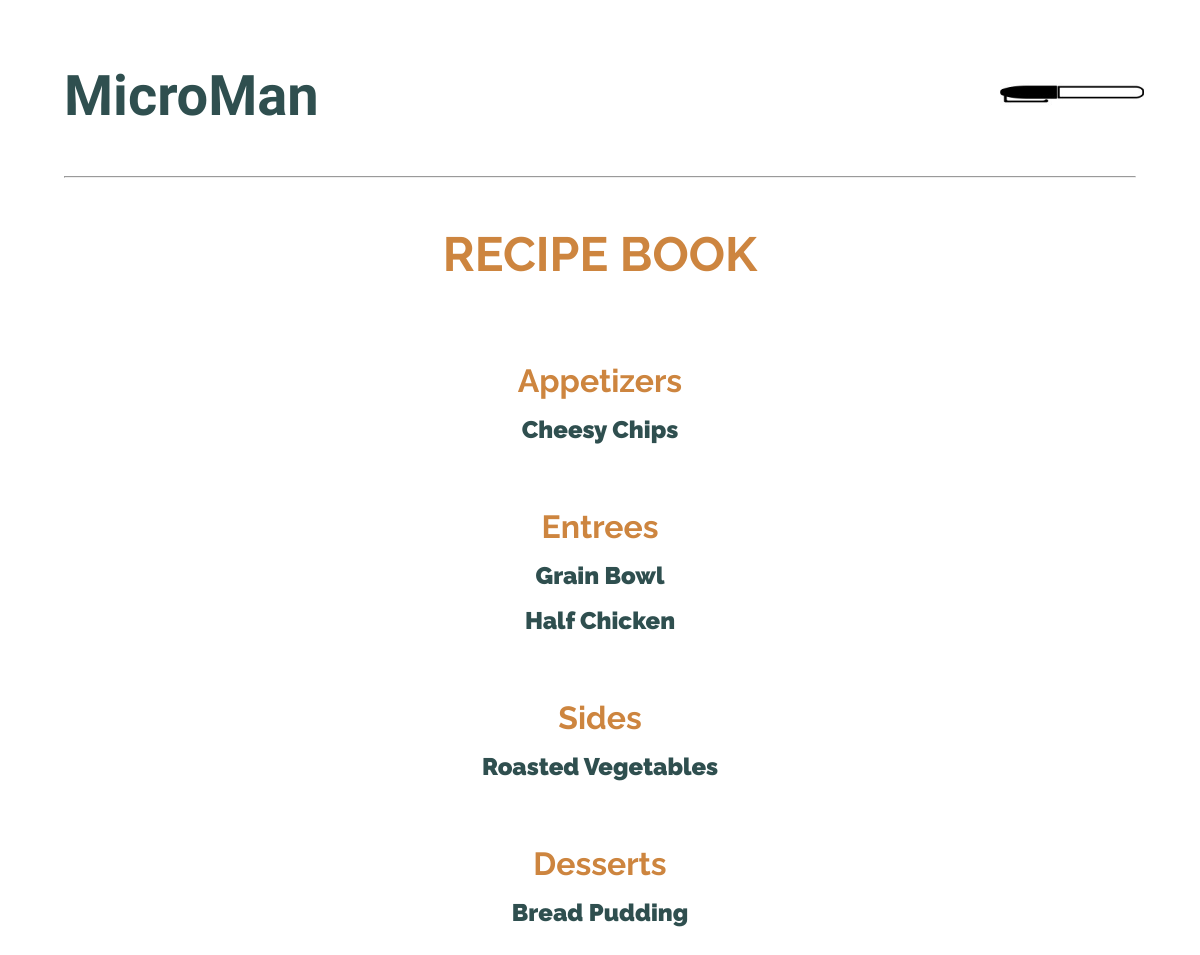
Page /recipes/ (signed in) on the earlier database version.
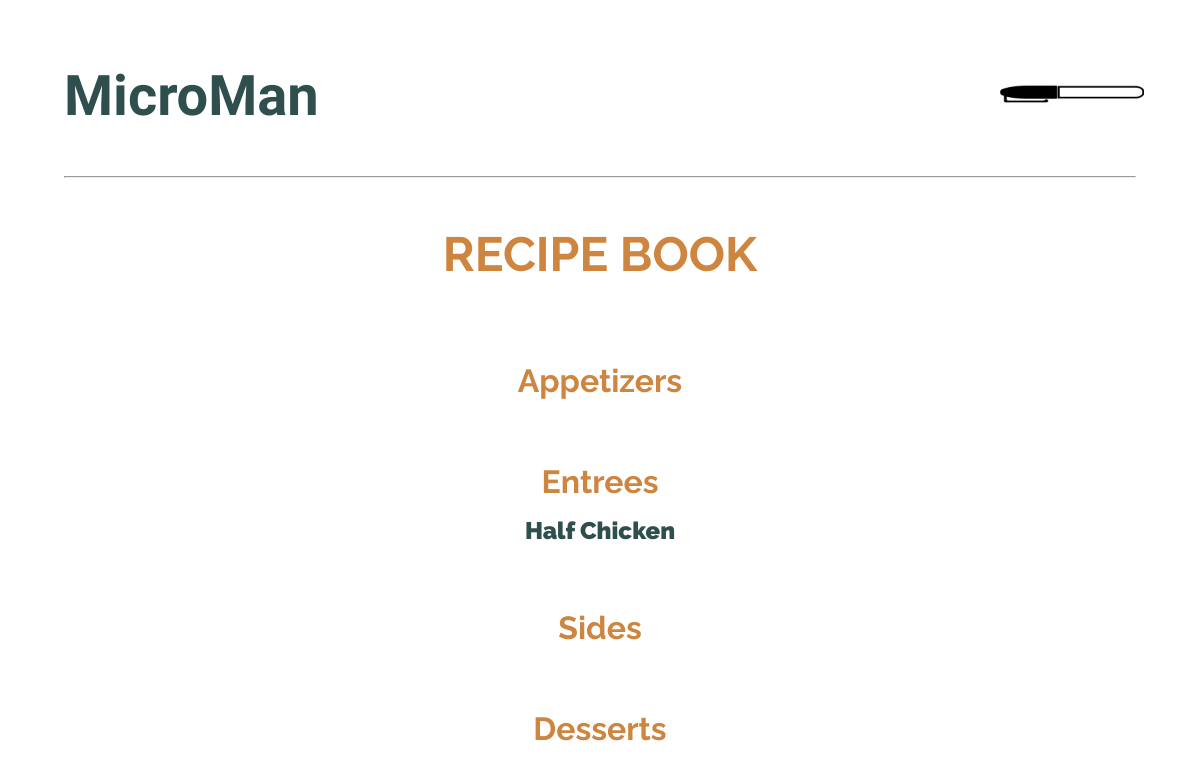
Same page on the later database version.
### base/models.py (models this page shows, shortened)
class Recipe(models.Model):
  user = models.ForeignKey(CustomUser, related_name='recipe', on_delete=models.CASCADE, null=True)
  menu_headings = (
    ('Appetizers', 'Appetizers'),
    ('Entrees', 'Entrees'),
    ('Sides', 'Sides'),
    ('Desserts', 'Desserts'),
  )
  heading = models.CharField(max_length=10, choices=menu_headings)
  dish = models.CharField(max_length=200)
  prep_tasks = models.ManyToManyField('Prep', through='RecipeTasks', blank=True)
  ingredients = models.TextField()
  directions = models.TextField()
  prep_time = models.CharField(max_length=200)
  cooking_time = models.CharField(max_length=200)
  batch_size = models.CharField(max_length=200)
  par = models.CharField(max_length=200, blank=True)
  shelf_life = models.CharField(max_length=200, blank=True)
  updated = models.DateTimeField(auto_now=True)
  created = models.DateTimeField(auto_now_add=True)
  in_use = models.BooleanField()

### base/views.py (the view)
# urls.py: path('recipes/', views.recipes, name='recipes'),
def recipes(request):
    cards = Recipe.objects.all()
    todos = Prep.objects.all()
    context = {'cards': cards, 'todos': todos}
    return render(request, 'recipes.html', context)

### templates/recipes.html (shortened to what this page needs)
{% extends 'main.html' %}
{% load static %}
{% block content %}
<h2 class='h2-header'>RECIPE BOOK</h2>
<div id='recipe-book'>
  <div class='menu-section'>
    <h2>Appetizers</h2>
    {% for card in cards %}
      {% if card.heading == 'Appetizers' %}
      <p><a href='/recipes/{{ card.id }}'>{{ card.dish }}</a></p>
      {% endif %}
    {% endfor %}
  </div>
  <div class='menu-section'>
    <h2>Entrees</h2>
    {% for card in cards %}
      {% if card.heading == 'Entrees' %}
      <p><a href='/recipes/{{ card.id }}'>{{ card.dish }}</a></p>
      {% endif %}
    {% endfor %}
  </div>
  <div class='menu-section'>
    <h2>Sides</h2>
    {% for card in cards %}
      {% if card.heading == 'Sides' %}
      <p><a href='/recipes/{{ card.id }}'>{{ card.dish }}</a></p>
      {% endif %}
    {% endfor %}
  </div>
  <div class='menu-section'>
    <h2>Desserts</h2>
    {% for card in cards %}
      {% if card.heading == 'Desserts' %}
      <p><a href='/recipes/{{ card.id }}'>{{ card.dish }}</a></p>
      {% endif %}
    {% endfor %}
  </div>
</div>
{% endblock content %}

Differences in the rows shown:
removed Recipe: dish "Cheesy Chips", shown under "Appetizers"
removed Recipe: dish "Grain Bowl", shown under "Entrees"
removed Recipe: dish "Roasted Vegetables", shown under "Sides"
removed Recipe: dish "Bread Pudding", shown under "Desserts"
